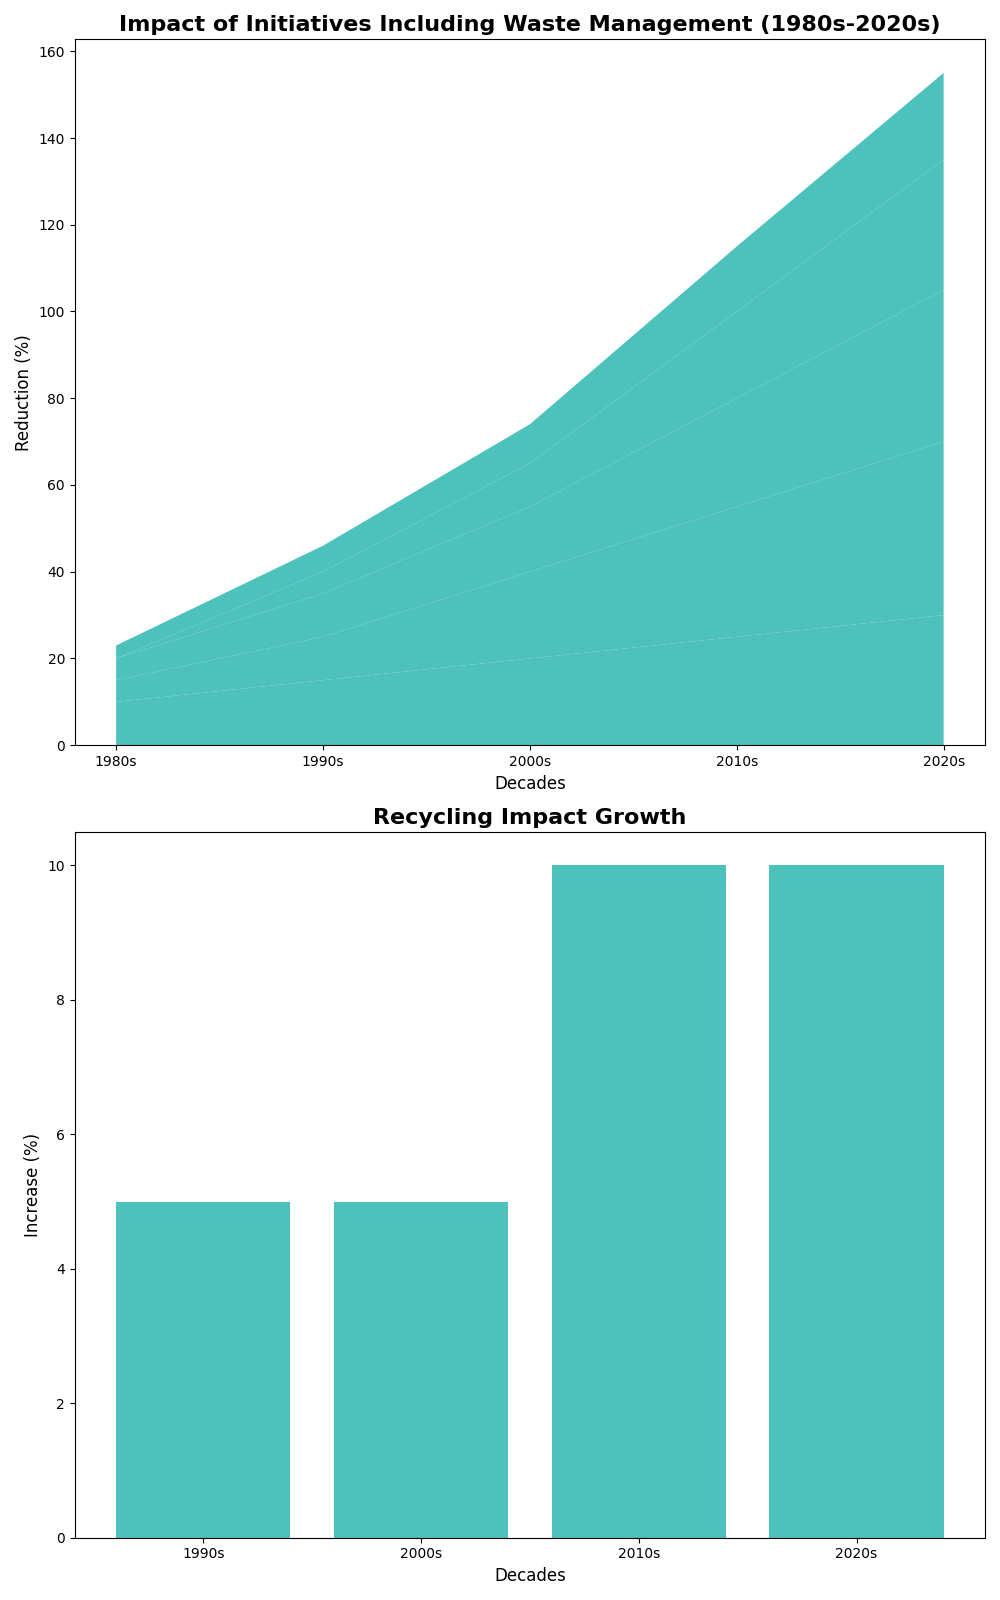

Recreate this plot in Python.
import matplotlib.pyplot as plt
import numpy as np

decades = ['1980s', '1990s', '2000s', '2010s', '2020s']
initiatives = ['Air Quality', 'Water Treatment', 'Recycling', 'Renewable Energy', 'Waste Management']

impact = np.array([
    [10, 5, 5, 0, 3],
    [15, 10, 10, 5, 6],
    [20, 20, 15, 10, 9],
    [25, 30, 25, 20, 15],
    [30, 40, 35, 30, 20]
])

fig, (ax1, ax2) = plt.subplots(2, 1, figsize=(10, 16))

# Apply a single color across data groups
single_color = '#20B2AA'

ax1.stackplot(decades, impact.T, colors=[single_color] * len(initiatives), alpha=0.8)
ax1.set_title('Impact of Initiatives Including Waste Management (1980s-2020s)', fontsize=16, fontweight='bold')
ax1.set_xlabel('Decades', fontsize=12)
ax1.set_ylabel('Reduction (%)', fontsize=12)

recycling_growth = np.diff(impact[:, 2])
periods = ['1990s', '2000s', '2010s', '2020s']

ax2.bar(periods, recycling_growth, color=single_color, alpha=0.8)
ax2.set_title('Recycling Impact Growth', fontsize=16, fontweight='bold')
ax2.set_xlabel('Decades', fontsize=12)
ax2.set_ylabel('Increase (%)', fontsize=12)

plt.tight_layout()
plt.show()
